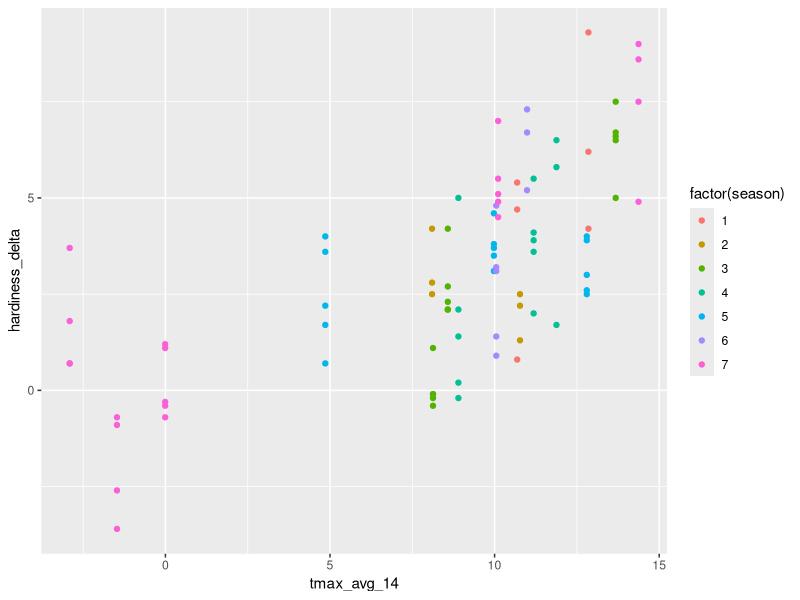
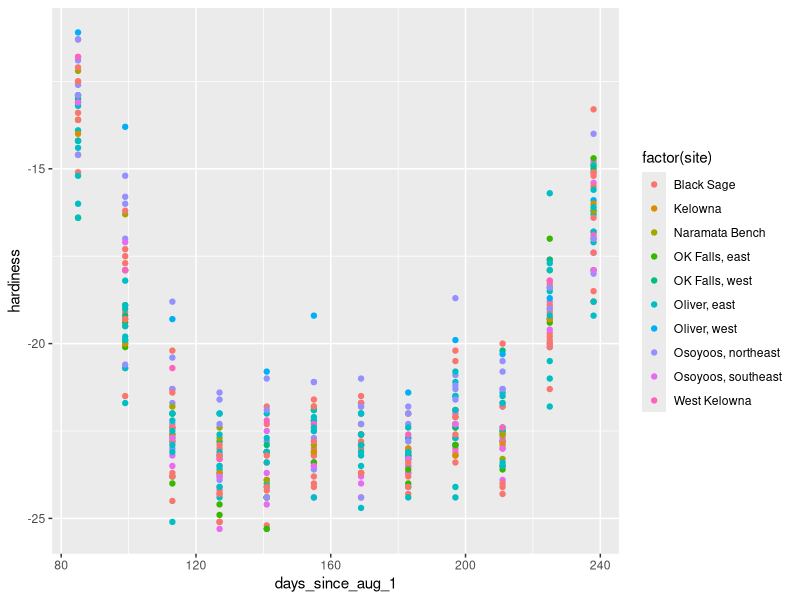

Here is the R script that generated these plots, in order:
# Trying to get just deacclimation phase by filtering for negative percent change with large magnitude
library(tidyr)
library(dplyr)
library(ggplot2)
# setting wd to ./bayesian to adhere to analogue to ML wd
setwd("c:/users/adamf/onedrive/documents/code/hardiness/bayesian")

# load hardiness data
data <- read.csv("../data/model_train.csv")

# filter for when deacclimation starts
deacc <- data %>% filter(deacc == 1)

deacc %>%
filter(variety == "Riesling") %>%
ggplot() +
geom_point(aes(x = tmax_avg_14, y = hardiness_delta, color = factor(season)))

# wtf is going on with riesling in season 5 

data %>%
filter( season == "2") %>%
ggplot() + 
geom_point(aes(x = days_since_aug_1, y = hardiness, color = factor(site)))
